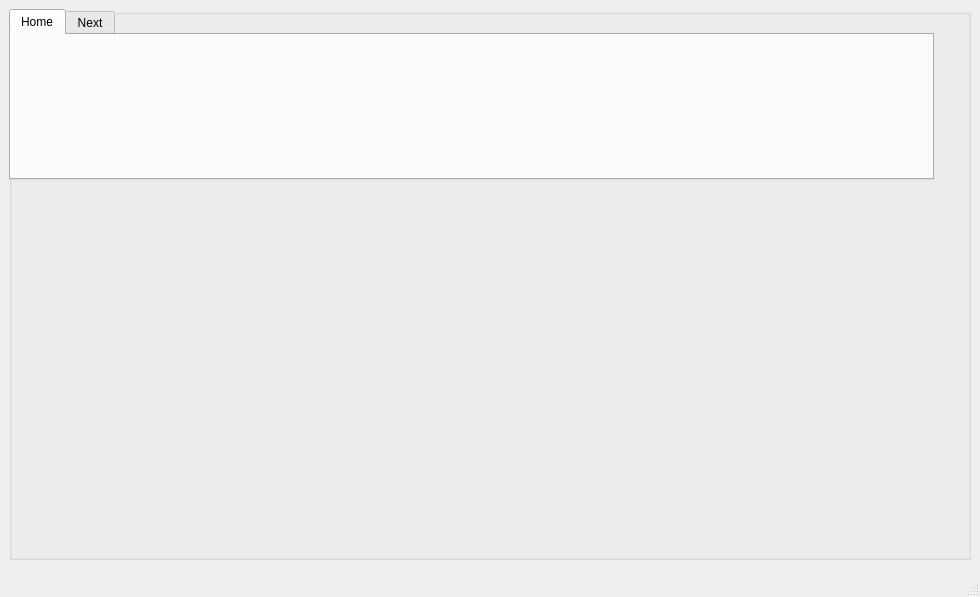
<?xml version="1.0" encoding="UTF-8"?>
<ui version="4.0">
 <class>MainWindow</class>
 <widget class="QMainWindow" name="MainWindow">
  <property name="geometry">
   <rect>
    <x>0</x>
    <y>0</y>
    <width>980</width>
    <height>597</height>
   </rect>
  </property>
  <property name="windowTitle">
   <string>MainWindow</string>
  </property>
  <widget class="QWidget" name="centralwidget">
   <layout class="QVBoxLayout" name="verticalLayout" stretch="2">
    <item>
        <widget class="QGroupBox" name="groupBox_Tab">
         <property name="minimumSize">
          <size>
           <width>0</width>
           <height>0</height>
          </size>
         </property>
         <property name="maximumSize">
          <size>
           <width>16777215</width>
           <height>16777215</height>
          </size>
         </property>
         <property name="styleSheet">
          <string notr="true"/>
         </property>
         <property name="title">
          <string/>
         </property>
         <property name="flat">
          <bool>false</bool>
         </property>
         <widget class="QTabWidget" name="tabWidget_Ribbon_Bar">
          <property name="geometry">
           <rect>
            <x>0</x>
            <y>0</y>
            <width>925</width>
            <height>171</height>
           </rect>
          </property>
          <property name="currentIndex">
           <number>0</number>
          </property>
          <widget class="QWidget" name="tab_Home">
           <attribute name="title">
            <string>Home</string>
           </attribute>
          </widget>
          <widget class="QWidget" name="tab_Next">
           <attribute name="title">
            <string>Next</string>
           </attribute>
          </widget>
         </widget>
        </widget>
       </item>
    <item>
     <widget class="QStackedWidget" name="stackedWidget">
      <property name="currentIndex">
       <number>0</number>
      </property>
      <widget class="QWidget" name="page">
       <widget class="QWidget" name="horizontalLayoutWidget">
        <property name="geometry">
         <rect>
          <x>-20</x>
          <y>0</y>
          <width>962</width>
          <height>184</height>
         </rect>
        </property>
        <layout class="QHBoxLayout" name="Ribbon_Bar" stretch="1,3">
         <item>
          <widget class="QGroupBox" name="groupBox_Master">
           <property name="title">
            <string/>
           </property>
           <widget class="QWidget" name="gridLayoutWidget">
            <property name="geometry">
             <rect>
              <x>30</x>
              <y>0</y>
              <width>191</width>
              <height>171</height>
             </rect>
            </property>
            <layout class="QGridLayout" name="gridLayout_Master" rowminimumheight="32,32,32,32" columnminimumwidth="32,32,32,32">
             <item row="2" column="3">
              <widget class="QLabel" name="label_R2_C3">
               <property name="minimumSize">
                <size>
                 <width>32</width>
                 <height>32</height>
                </size>
               </property>
               <property name="maximumSize">
                <size>
                 <width>32</width>
                 <height>32</height>
                </size>
               </property>
               <property name="text">
                <string>R2C3</string>
               </property>
              </widget>
             </item>
             <item row="2" column="1">
              <widget class="QLabel" name="label_R2_C1">
               <property name="minimumSize">
                <size>
                 <width>32</width>
                 <height>32</height>
                </size>
               </property>
               <property name="maximumSize">
                <size>
                 <width>32</width>
                 <height>32</height>
                </size>
               </property>
               <property name="text">
                <string>R2C1</string>
               </property>
              </widget>
             </item>
             <item row="3" column="1">
              <widget class="QLabel" name="label_R3_C1">
               <property name="minimumSize">
                <size>
                 <width>32</width>
                 <height>32</height>
                </size>
               </property>
               <property name="maximumSize">
                <size>
                 <width>32</width>
                 <height>32</height>
                </size>
               </property>
               <property name="text">
                <string>R3C1</string>
               </property>
              </widget>
             </item>
             <item row="0" column="0" rowspan="2" colspan="2">
              <widget class="QLabel" name="label_R0_C0">
               <property name="minimumSize">
                <size>
                 <width>0</width>
                 <height>64</height>
                </size>
               </property>
               <property name="maximumSize">
                <size>
                 <width>16777215</width>
                 <height>16777215</height>
                </size>
               </property>
               <property name="text">
                <string>R0C0</string>
               </property>
               <property name="alignment">
                <set>Qt::AlignCenter</set>
               </property>
              </widget>
             </item>
             <item row="3" column="2">
              <widget class="QLabel" name="label_R3_C2">
               <property name="minimumSize">
                <size>
                 <width>32</width>
                 <height>32</height>
                </size>
               </property>
               <property name="maximumSize">
                <size>
                 <width>32</width>
                 <height>32</height>
                </size>
               </property>
               <property name="text">
                <string>R3C2</string>
               </property>
              </widget>
             </item>
             <item row="3" column="3">
              <widget class="QLabel" name="label_R3_C3">
               <property name="minimumSize">
                <size>
                 <width>32</width>
                 <height>32</height>
                </size>
               </property>
               <property name="maximumSize">
                <size>
                 <width>32</width>
                 <height>32</height>
                </size>
               </property>
               <property name="text">
                <string>R3C3</string>
               </property>
              </widget>
             </item>
             <item row="3" column="0">
              <widget class="QLabel" name="label_R3_C0">
               <property name="minimumSize">
                <size>
                 <width>32</width>
                 <height>32</height>
                </size>
               </property>
               <property name="maximumSize">
                <size>
                 <width>32</width>
                 <height>32</height>
                </size>
               </property>
               <property name="text">
                <string>R3C0</string>
               </property>
              </widget>
             </item>
             <item row="2" column="0">
              <widget class="QLabel" name="label_R2_C0">
               <property name="minimumSize">
                <size>
                 <width>32</width>
                 <height>32</height>
                </size>
               </property>
               <property name="maximumSize">
                <size>
                 <width>32</width>
                 <height>32</height>
                </size>
               </property>
               <property name="text">
                <string>R2C0</string>
               </property>
              </widget>
             </item>
             <item row="0" column="2">
              <widget class="QLabel" name="label_R0_C2">
               <property name="minimumSize">
                <size>
                 <width>32</width>
                 <height>32</height>
                </size>
               </property>
               <property name="maximumSize">
                <size>
                 <width>32</width>
                 <height>32</height>
                </size>
               </property>
               <property name="text">
                <string>R0C2</string>
               </property>
              </widget>
             </item>
             <item row="0" column="3">
              <widget class="QLabel" name="label_R0_C3">
               <property name="minimumSize">
                <size>
                 <width>32</width>
                 <height>32</height>
                </size>
               </property>
               <property name="maximumSize">
                <size>
                 <width>32</width>
                 <height>32</height>
                </size>
               </property>
               <property name="text">
                <string>R0C3</string>
               </property>
              </widget>
             </item>
             <item row="1" column="2">
              <widget class="QLabel" name="label_R1_C2">
               <property name="minimumSize">
                <size>
                 <width>32</width>
                 <height>32</height>
                </size>
               </property>
               <property name="maximumSize">
                <size>
                 <width>32</width>
                 <height>32</height>
                </size>
               </property>
               <property name="text">
                <string>R1C2</string>
               </property>
              </widget>
             </item>
             <item row="1" column="3">
              <widget class="QLabel" name="label_R1_C3">
               <property name="minimumSize">
                <size>
                 <width>32</width>
                 <height>32</height>
                </size>
               </property>
               <property name="maximumSize">
                <size>
                 <width>32</width>
                 <height>32</height>
                </size>
               </property>
               <property name="text">
                <string>R1C3</string>
               </property>
              </widget>
             </item>
             <item row="2" column="2">
              <widget class="QLabel" name="label_R2_C2">
               <property name="minimumSize">
                <size>
                 <width>32</width>
                 <height>32</height>
                </size>
               </property>
               <property name="maximumSize">
                <size>
                 <width>32</width>
                 <height>32</height>
                </size>
               </property>
               <property name="text">
                <string>R2C2</string>
               </property>
              </widget>
             </item>
            </layout>
           </widget>
          </widget>
         </item>
        </layout>
       </widget>
      </widget>
      <widget class="QWidget" name="page_2"/>
     </widget>
    </item>
   </layout>
  </widget>
  <widget class="QStatusBar" name="statusbar"/>
 </widget>
 <resources/>
 <connections/>
</ui>
